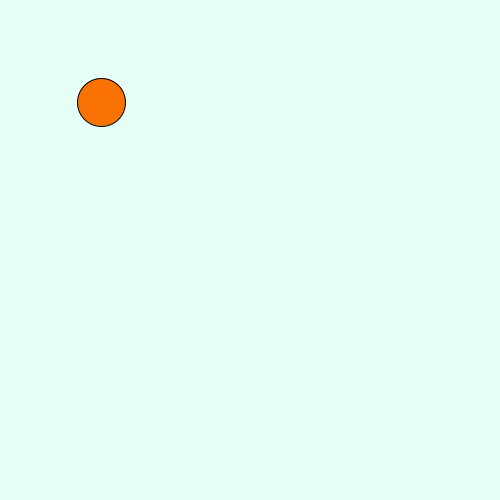
Frame 1 (no input)
Frame 60 (the mouse pressed at the canvas centre just before this capture): blank canvas, image omitted
Frame 120 (the mouse held since frame 60 and released just before this capture): blank canvas, image omitted

The Processing sketch that drew this single still picture (run headless with seeded random() and noise(); from frame 60 on, the mouse is pressed at the canvas centre):

// Processing sketch: EjercicioN13
// ── EjercicioN13.pde
Circulo circulo;
void setup() {
  size(500, 500);
  circulo = new Circulo(100, 100, 24);
}
void draw() {
  background(#E5FFF7); 
  /*Va a actualizar la velocidad de la pelota*/
  circulo.actualizar();
  /*Va a mostrar la pelota*/
  circulo.mostrar();
}

// ── Circulo.pde
class Circulo extends GameObject {
  PVector velocidad; // Velocidad del círculo
  PVector gravedad; // Gravedad que afecta la aceleración del círculo
  int radio; // Radio del círculo
  float reflexionProductoPunto; 
  PVector pos;
 // Constructor parametrizado
  Circulo(int x, int y, int radio) {
    pos = new PVector(x, y);
    velocidad = new PVector(1.5, 2.1);
    gravedad = new PVector(0, 0.2);
    this.radio = radio;
  }
  
  // Método para mostrar el círculo
  void mostrar() {
    fill(#FA7203);
    ellipse(pos.x, pos.y, radio*2, radio*2);
    
  }
  
  // Método para actualizar la posición y velocidad del círculo
public  void actualizar() {
    // Agregar la velocidad a la posición
    pos.add(velocidad);
    // Agregar la gravedad a la velocidad
    velocidad.add(gravedad);
}
}

// ── GameObject.pde
public abstract class GameObject{
  
protected PVector pos;

GameObject(){
}
GameObject(PVector pos){
this.pos = pos;
}
/*Metodos accesores*/
public PVector getPosicion(){
return this.pos;
}

public void setPosicion(PVector pos){
this.pos = pos;
}

}

// ── Piso.pde
class Piso extends GameObject{
  private int x;
  private int y;
  private int xFinal;
  private int yFinal;
  public Vector vectorArriba;
  Piso(){}
  Piso(int x, int y, int xFinal, int yFinal){
  this.x = x;
  this.xFinal = xFinal;
  this.y = y;
  this.yFinal = yFinal;
  this.vectorArriba = new Vector(new PVector(x,y), new PVector(0,-1));
  }
  public void display(){
  strokeWeight(10);
  line(x,y,xFinal,yFinal);
  }
}

// ── Vector.pde
class Vector{
private PVector origen;
private PVector destino;

/*-----CONSTRUCTOR PARAMETRIZADO---*/
Vector(PVector origen, PVector destino)
{
this.origen = origen;
this.destino = destino;
}
/*CONSTRUCTOR NO PARAMETRIZADO*/
public Vector(){
this.origen = new PVector();
this.origen = new PVector();
}

/*Metodos accesores*/
  public PVector getOrigen() {
    return this.origen;
  }

  public PVector getDestino() {
    return this.destino;
  }

 
  public void setOrigen(PVector origen) {
    this.origen = origen;
  }

  public void setDestino(PVector destino) {
    this.destino = destino;
 }
 /*Metodos*/
 public void display ()
 {
  PVector puntoFinal = obtenerPuntoFinal();
  strokeWeight(6);
  fill(#5249DB);
  line(origen.x, origen.y, puntoFinal.x,puntoFinal.y);
  point(PVector.add(this.getOrigen(), this.getDestino()).x,
  PVector.add(this.getOrigen(), this.getDestino()).y);
 }
 private PVector obtenerPuntoFinal()
 {
  PVector puntoFinal = new PVector(origen.x+destino.x,origen.y+destino.y);
  return puntoFinal;
  }
  public float productoPunto(Vector segundoVector){
  return PVector.dot(this.getDestino(),segundoVector.getDestino());
  }
}
